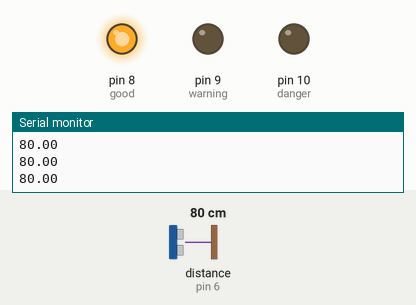
The sketch below on a simulated Arduino Uno, built with avr-gcc and run on an emulated ATmega328P. Parts: output pins drawn as LEDs (lit = HIGH), the last lines printed to the serial monitor. The inputs (shaded band) are chosen by the test bench; at power-on: distance to the obstacle (sensor on pin 6) 80 cm. The echo pulse lasts 58.3 µs per cm.

Above: at 1.2 s.
1.3 s: distance to the obstacle (sensor on pin 6) set to 2 cm
At 1.8 s:
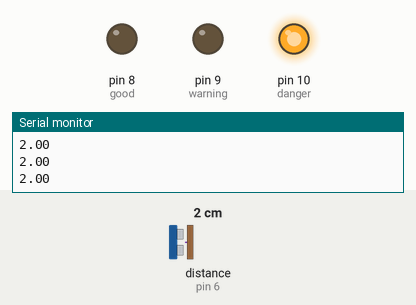
2.8 s: distance to the obstacle (sensor on pin 6) set to 14 cm
4.3 s: distance to the obstacle (sensor on pin 6) set to 18 cm
At 5.3 s:
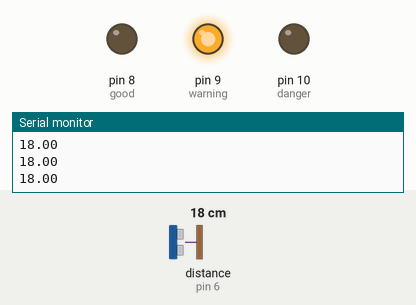
5.8 s: distance to the obstacle (sensor on pin 6) set to 4 cm
At 6.1 s:
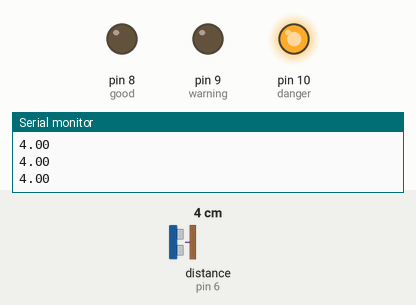
Timing chart, 0 to 8.3 s (numbered marks = the images above; inputs shaded):
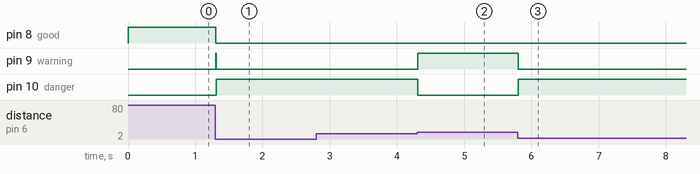

Measured:
- the behaviour switches between 15 and 16 cm on distance to the obstacle (sensor on pin 6) (found by bisection; images 1 and 2)
- after the input at 1.3 s, pin 8 (good): HIGH → LOW at once; pin 9 (warning): LOW → HIGH at once, → LOW 0.01 s later; pin 10 (danger): LOW → HIGH at once
- after the input at 4.3 s, pin 9 (warning): LOW → HIGH at once; pin 10 (danger): HIGH → LOW at once
- after the input at 5.8 s, pin 9 (warning): HIGH → LOW at once; pin 10 (danger): LOW → HIGH at once

The sketch:

HCSR04Garage.ino
```cpp
#include <HCSR04.h>

UltraSonicDistanceSensor distanceSensor(5,6);//initialisation class HCSR04 (trig pin , echo pin)

int maxcount = 10;
int i=0;
float rd = 0.0;
float distance =0.0;
float avdist = 0.0;
int maxdist = 120;
int good = 8;
int warning = 9;
int danger = 10;
int gooddist = 50;
int warndist = 15;


void setup(){
  Serial.begin(9600);
  pinMode(good, OUTPUT);
  pinMode(warning, OUTPUT);
  pinMode(danger, OUTPUT);
  digitalWrite(good, HIGH);
  digitalWrite(warning, LOW);
  digitalWrite(danger, LOW);
  }

void loop(){
  distance = distanceSensor.measureDistanceCm();
  if (distance <= maxdist){
    rd += distance;
  }else{
    rd += maxdist;
  }
  i+=1;
  if (i==maxcount){
    avdist = rd/maxcount;
    Serial.println(rd/maxcount);
    if(avdist > gooddist){
      digitalWrite(good, HIGH);
      digitalWrite(warning, LOW);
      digitalWrite(danger, LOW);
    }else if (avdist > warndist && avdist <gooddist){
      digitalWrite(good, LOW);
      digitalWrite(warning, HIGH);
      digitalWrite(danger, LOW);
    }else if (avdist <= warndist){
      digitalWrite(good, LOW);
      digitalWrite(warning, LOW);
      digitalWrite(danger, HIGH);
    }else{
      digitalWrite(good, LOW);
      digitalWrite(warning, LOW);
      digitalWrite(danger, HIGH);
    }

    rd=0;
    i=0;
  }
}
```
